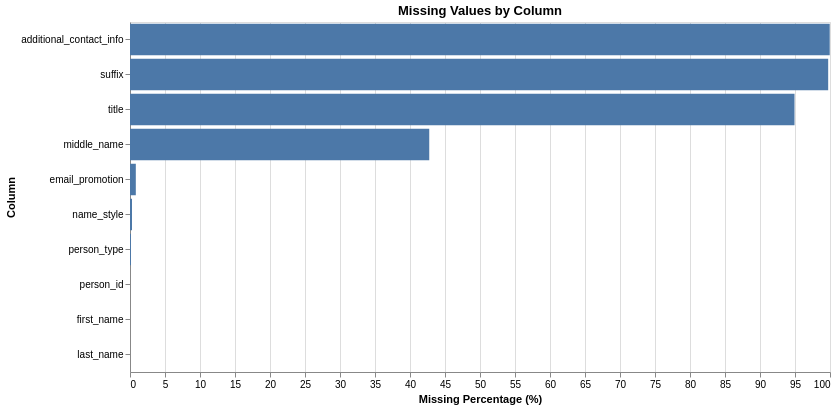

Write notebook code for a chart like this one.
### Code cell
# Visualise missing percentage by column
missing_chart_data = missing_summary.reset_index().rename(columns={"index": "column"})

alt.Chart(missing_chart_data).mark_bar().encode(
    x=alt.X("missing_percentage:Q", title="Missing Percentage (%)"),
    y=alt.Y("column:N", sort="-x", title="Column"),
    tooltip=["column", "missing_count", "missing_percentage"]
).properties(
    title="Missing Values by Column",
    width=700,
    height=350
)

### Figure 1 — Vega-Lite specification as saved in the notebook (floating-point values rounded to 4 significant figures)
{"config": {"view": {"continuousWidth": 300, "continuousHeight": 300}}, "data": {"name": "data-bb3f374f76b98fca562a80b03d1a3457"}, "mark": {"type": "bar"}, "encoding": {"tooltip": [{"field": "column", "type": "nominal"}, {"field": "missing_count", "type": "quantitative"}, {"field": "missing_percentage", "type": "quantitative"}], "x": {"field": "missing_percentage", "title": "Missing Percentage (%)", "type": "quantitative"}, "y": {"field": "column", "sort": "-x", "title": "Column", "type": "nominal"}}, "height": 350, "title": "Missing Values by Column", "width": 700, "$schema": "https://vega.github.io/schema/vega-lite/v5.20.1.json", "datasets": {"data-bb3f374f76b98fca562a80b03d1a3457": [{"column": "additional_contact_info", "missing_count": 25152, "missing_percentage": 99.96, "non_missing_count": 11}, {"column": "suffix", "missing_count": 25098, "missing_percentage": 99.74, "non_missing_count": 65}, {"column": "title", "missing_count": 23888, "missing_percentage": 94.93, "non_missing_count": 1275}, {"column": "middle_name", "missing_count": 10757, "missing_percentage": 42.75, "non_missing_count": 14406}, {"column": "email_promotion", "missing_count": 210, "missing_percentage": 0.83, "non_missing_count": 24953}, {"column": "name_style", "missing_count": 73, "missing_percentage": 0.29, "non_missing_count": 25090}, {"column": "person_type", "missing_count": 35, "missing_percentage": 0.14, "non_missing_count": 25128}, {"column": "person_id", "missing_count": 0, "missing_percentage": 0.0, "non_missing_count": 25163}, {"column": "first_name", "missing_count": 0, "missing_percentage": 0.0, "non_missing_count": 25163}, {"column": "last_name", "missing_count": 0, "missing_percentage": 0.0, "non_missing_count": 25163}]}}
